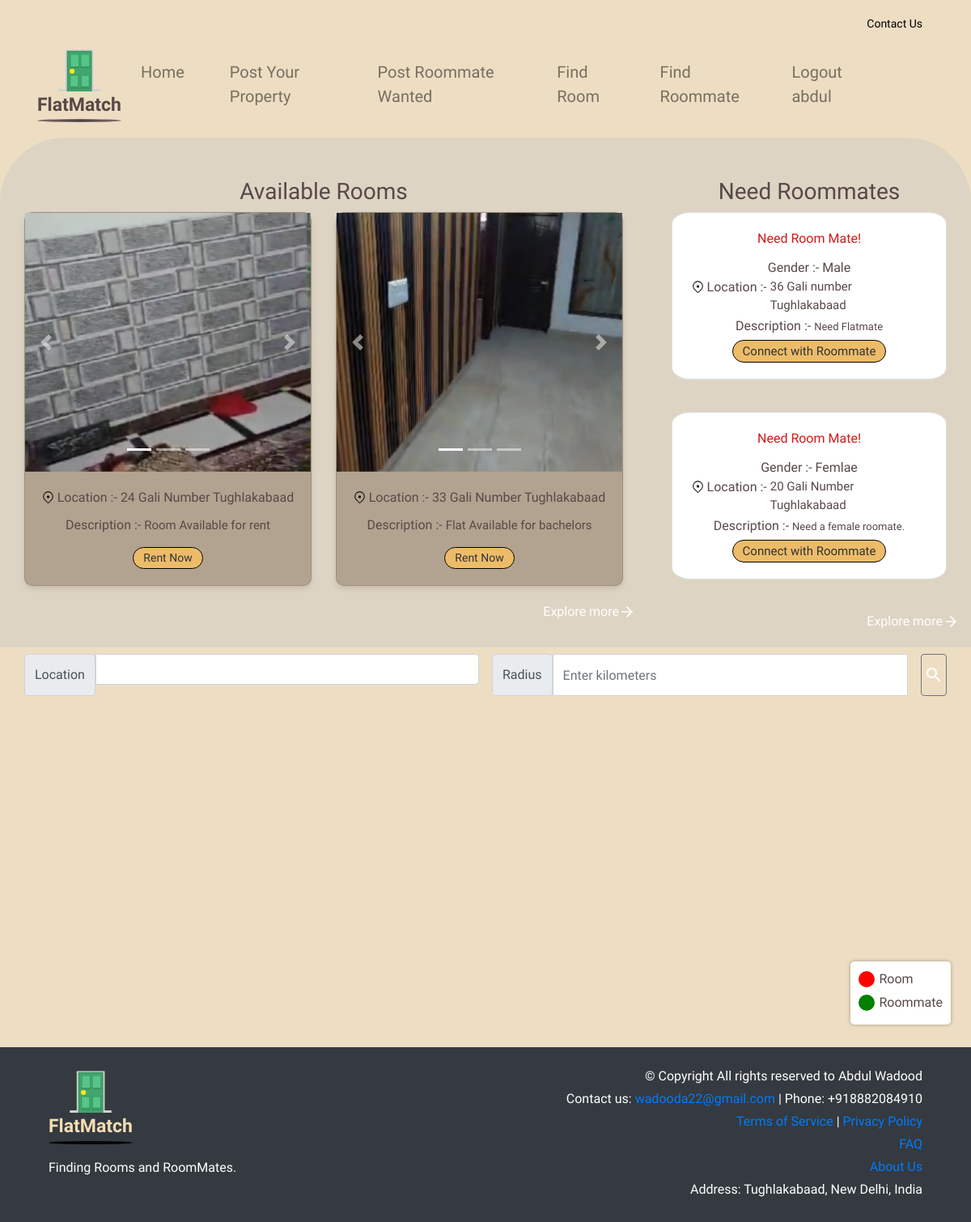
The page / (signed in) on the database its author committed.
### tables this page shows
CREATE TABLE Room (
                 id INTEGER PRIMARY KEY,
                 address TEXT,
                 description TEXT,
                 latitude REAL,
                 longitude REAL,
                images TEXT,
              contact TEXT
                 );

CREATE TABLE Roommate (
                id INTEGER PRIMARY KEY,
                address TEXT,   
                gender TEXT,
                description TEXT,
                contact TEXT,
                latitude REAL,
                longitude REAL
                 );

### app.py (the view)
@app.route('/')
def index():
    conn = sqlite3.connect('dummy.db')
    c = conn.cursor()
    c.execute("SELECT * FROM Room")
    rooms = c.fetchall()
    room_data = []
    for room in rooms:
        images = room[5].split(', ') if room[5] else []
        room_data.append({'room': room, 'images': images})
    c.execute("SELECT id,address,gender,description FROM Roommate")
    roommates = c.fetchall()
    conn.close()
    if 'username' in session:
            username = session['username']
            print("username=",username)
            return render_template('index.html', room_data=room_data, roommates=roommates, username=username)
    else:
        return render_template('index.html', room_data=room_data, roommates=roommates)

### templates/index.html (shortened to what this page needs)
{% extends "base.html" %}
{% block content %}
<div class="custom-div" style="padding-bottom: 20px;">
    <div class="row">
        <div class="col-md-8" style="margin-top: 50px;">
          <h3 class="text-center">Available Rooms</h3>
          <div class="row">
                {% for data in room_data %}
                <div class="col-md-6" style="margin-bottom: 20px;">
                    <div class="card" style="text-align: center; border-radius: 10px; background-color: var(--color-darkgray); box-shadow: 0px 4px 6px rgba(0, 0, 0, 0.1);">
                        <div id="demo{{ data['room'][0] }}" class="carousel slide" data-ride="carousel">
                            <ul class="carousel-indicators">
                                {% for image in data['images'] %}
                                <li data-target="#demo{{ data['room'][0] }}" data-slide-to="{{ loop.index0 }}" {% if loop.first %}class="active"{% endif %}></li>
                                {% endfor %}
                            </ul>
                            <div class="carousel-inner">
                                {% for image in data['images'] %}
                                <div class="carousel-item {% if loop.first %}active{% endif %}">
                                    <img src="{{ url_for('static', filename='uploads/' + image) }}" alt="Image" style="width: 100%; height: 40vh; object-fit: cover;">
                                </div>
                                {% endfor %}
                            </div>
                            <a class="carousel-control-prev" href="#demo{{ data['room'][0] }}" data-slide="prev">
                                <span class="carousel-control-prev-icon"></span>
                            </a>
                            <a class="carousel-control-next" href="#demo{{ data['room'][0] }}" data-slide="next">
                                <span class="carousel-control-next-icon"></span>
                            </a>
                        </div>
                        <div class="card-body">
                            <div style="display: block;">
                                <img src="/static/location.svg" style="vertical-align: top; margin-top: 4px; width: 15px;" alt="">
                                <p class="card-text" style="display: inline; vertical-align: top; font-family: var(--font-kodchasan);">Location :- </p>
                                <p class="card-text" style="display: inline-block; max-width: 80%; text-overflow: ellipsis; text-align: left; font-size: 16px; font-family: var(--font-kufam);">{{ data['room'][1] }}</p>
                            </div>
                            <div style="display: block; margin-top: 10px;">
                                <p class="card-text" style="display: inline; vertical-align: top; font-family: var(--font-kodchasan);">Description :- </p>
                                <p class="card-text" style="display: inline-block; max-width: 80%; text-overflow: ellipsis; text-align: left; font-size: 15px;">{{ data['room'][2] }}</p>
                            </div>
                            <a href="/room?id={{ data['room'][0] }}" class="btn btn-primary rounded-pill customised-btn" style="font-size: 14px; margin-top: 15px;">Rent Now</a>
                        </div>
                    </div>
                </div>
                {% endfor %}
            </div>
            <a href="/room?id=all" style="color: white;text-align: right;display: flex;justify-content: right;">
                Explore more
                <img src="/static/arrow-right (1).svg" alt="" >
            </a>
        </div>
        <div class="col-md-4" style="margin-top: 50px;">
          <h3 class="text-center">Need Roommates</h3>
            <div class="row " >
              {% for roommate in roommates %}
              <div class="col-md-12" style="margin-bottom: 2.5rem;">
                  <div class="card" style="border-radius: 7%;">
                      <div class="card-body customised-roommate-fonts-colors" style="text-align: center;">
                          <h7 class="card-title" >Need Room Mate!</h7>
                          <div style="display: block;">
                              <p class="card-text" style="display: inline; font-family: var(--font-kodchasan);">Gender :- </p>
                              <p class="card-text" id="gender" style="display: inline;">{{ roommate[2] }}</p>
                          </div>
                          <div style="display: block; ">
                              <img src="/static/location.svg" style="vertical-align: top; margin-top: 4px; width: 15px;" alt="">
                              <p class="card-text" style="display: inline; vertical-align: top; font-family: var(--font-kodchasan);">Location :- </p>
                              <p class="card-text" style="display: inline-block; max-width: 65%; text-overflow: ellipsis;text-align: left;font-size: 15px;">{{ roommate[1] }}</p>
                          </div>
                          <div style="display: block; margin-top: 2px;">
                              <p class="card-text" style="display: inline; vertical-align: top; font-family: var(--font-kodchasan);">Description :- </p>
                              <p class="card-text" style="display: inline-block; max-width: 65%; text-overflow: ellipsis;text-align: left; font-size: 13px;">{{ roommate[3] }}</p>
                          </div>
                          {% if roommate[4] %}
                          <div>
                              <p class="card-text" style="font-weight: 600; margin-top: 2px;">Contact Info: {{ roommate[4] }}</p>
                          </div>
                          {% else %}
                          <a href="/roommate?id={{ roommate[0] }}" style="margin-top: 5px;" class="btn btn-primary rounded-pill customised-btn">Connect with Roommate</a>
                          {% endif %}
                      </div>
                  </div>
              </div>
              {% endfor %}
            </div>
            <a href="/roommate?id=all" style="color: white;text-align: right;display: flex;justify-content: right;">
                Explore more
                <img src="/static/arrow-right (1).svg" alt="" >
            </a>
        </div>
    </div>
</div>
<div class="container mt-2" style="max-width: 100%;">
  <div class="row">
  <div class="col d-flex justify-content-center">
    <div class="input-group mb-3 mr-3" id='searchBoxContainer' >
        <label class="input-group-text" for="location" id="location">Location</label>
          <input class="form-control" type='text'  id='searchBox' />
    </div>
    <div class="input-group mb-3 ms-3">
        <label class="input-group-text" for="range" id="range">Radius</label>
        <input type="text" class="form-control mr-3" id="rangeinput" style="box-sizing: content-box;background-color: rgb(255, 255, 255);"placeholder="Enter kilometers">
        <button class="btn btn-outline-secondary" type="button" onclick="getLocation()" style="padding: 3px;">
          <img src="/static/search_white_24dp.svg" alt="">
         </button>
    </div>
    </div>
  </div>
    <div class="row">
    <div class="col mb-2 " style="padding-right: 0px;
     padding-left: 0px;" >
      <div id="map" ></div>
      <div class="legend">
        <div class="legend-item">
            <div class="legend-icon" style="background-color: red;"></div>
            <span>Room</span>
        </div>
        <div class="legend-item">
            <div class="legend-icon" style="background-color: green;"></div>
            <span>Roommate</span>
        </div>
    </div>
    </div>
  </div>
</div>
{% endblock %}

### static/style.css (style rules this page uses)
body { font-family: Arial, sans-serif; margin: 0; padding: 0; font-size: var(--font-size-lgi); color: var(--color-dimgray); font-family: var(--font-marko-one); background-color: rgba(228, 205, 165, 0.66); }
:root { --font-marko-one: "Marko One"; --font-kufam: Kufam; --font-kodchasan: Kodchasan; --font-kantumruy: Kantumruy; --font-kadwa: Kadwa; --font-marcellus-sc: "Marcellus SC"; --color-white: #fff; --color-sandybrown: #edbc69; --color-dimgray: #584848; --color-red: #ff1010; --color-gray: rgba(255, 253, 253, 0); --color-darkgray: #b2a390; --color-gainsboro: #d9d9d9; }
.custom-div { background-color: #ded4c3; border-top-left-radius: 80px; border-top-right-radius: 80px; height: auto; width: 100%; margin-top: 10px; }
.row { justify-content: center; margin-right: 0px; margin-left: 0px; }
.card { flex-wrap: wrap; align-items: normal; }
.card-title { display: flex; justify-content: center; }
.card-text:last-child { justify-content: center; display: flex; }
.carousel-inner img { width: 100%; height: 100%; }
.customised-btn { border-radius: 80%; text-align: center; font-family: var(--font-marko-one); background-color: var(--color-sandybrown); padding: 2px 0.75rem; font-size: 15px; color: #333; border-color: #000000; }
.customised-roommate-fonts-colors>h7 { color: #d31818; font-family: var(--font-kufam); }
.customised-roommate-fonts-colors div p { color: var(--color-dimgray); font-family: var(--font-kufam); }
#map { width: 100%; height: 400px; }
.legend { position: absolute; bottom: 10px; right: 10px; background-color: white; padding: 10px; border-radius: 5px; box-shadow: 0px 0px 5px rgba(0, 0, 0, 0.3); z-index: 1000; }
.legend-item { display: flex; align-items: center; margin-bottom: 5px; }
.legend-icon { width: 20px; height: 20px; border-radius: 50%; margin-right: 5px; }

### rows shown on the page
Room: address "24 Gali Number Tughlakabaad", description "Room Available for rent"
Room: address "33 Gali Number Tughlakabaad", description "Flat Available for bachelors"
Roommate: gender "Male", address "36 Gali number Tughlakabaad", description "Need Flatmate"
Roommate: gender "Femlae", address "20 Gali Number Tughlakabaad", description "Need a female roomate."

### other values the page prints
{{ username }} "abdul"
